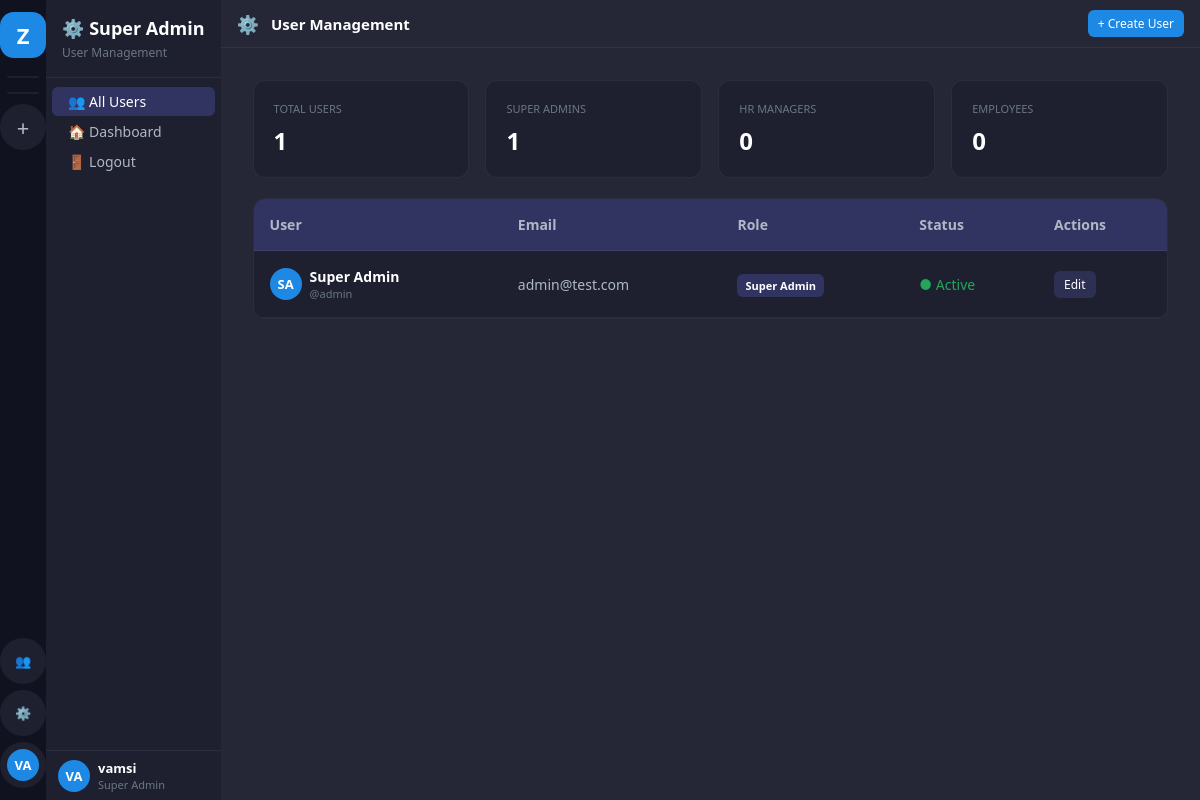
/super-admin/users/ (signed in), run on an earlier commit of the app's database.
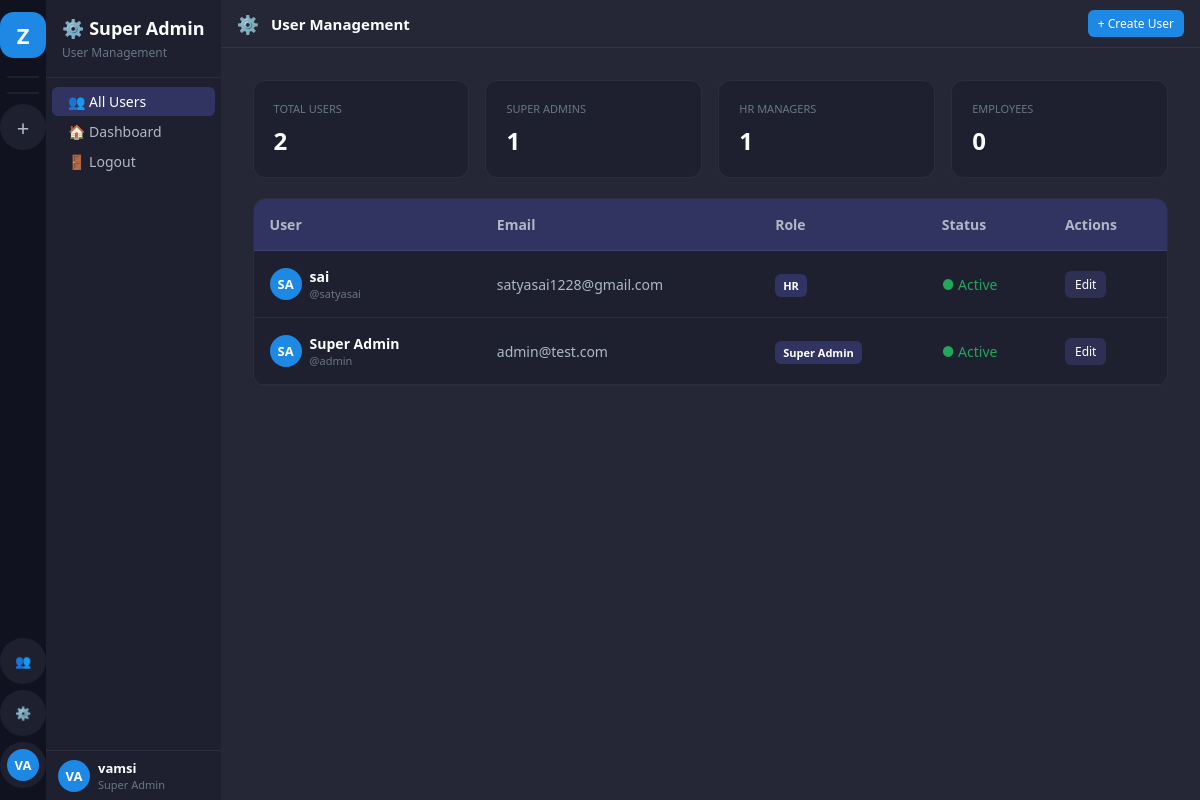
And on a later commit of the database.
### accounts/models.py (models this page shows, shortened)
class User(AbstractUser):
    ROLE_CHOICES = [
        ('super_admin', 'Super Admin'),
        ('hr', 'HR'),
        ('employee', 'Employee'),
    ]
    STATUS_CHOICES = [
        ('online', 'Online'),
        ('offline', 'Offline'),
        ('busy', 'Busy'),
        ('away', 'Away'),
    ]
    display_name = models.CharField(max_length=100, blank=True)
    avatar = models.ImageField(upload_to='avatars/', null=True, blank=True)
    is_super_admin = models.BooleanField(default=False)  # Legacy, kept for compatibility
    role = models.CharField(max_length=20, default='employee', choices=ROLE_CHOICES)
    status = models.CharField(max_length=20, default='offline', choices=STATUS_CHOICES)
    bio = models.TextField(blank=True)
    phone = models.CharField(max_length=20, blank=True)
    created_by = models.ForeignKey('self', on_delete=models.SET_NULL, null=True, blank=True, related_name='created_users')
    class Meta:
        db_table = 'zc_users'
    def get_display_name(self):
        return self.display_name or self.get_full_name() or self.username
    def get_initials(self):
        name = self.get_display_name()
        parts = name.split()
        if len(parts) >= 2:
            return (parts[0][0] + parts[1][0]).upper()
        return name[:2].upper() if name else 'U'
    def is_super_admin_user(self):
        return self.role == 'super_admin' or self.is_super_admin

### accounts/views.py (the view, shortened to what this page needs)
# urls.py: path('super-admin/users/', views.super_admin_users, name='super_admin_users'),
@login_required
def super_admin_users(request):
    if not request.user.is_super_admin_user():
        return redirect('dashboard')
    all_users = User.objects.exclude(id=request.user.id).order_by('-date_joined')
    super_admins = all_users.filter(role='super_admin').count()
    hrs = all_users.filter(role='hr').count()
    employees = all_users.filter(role='employee').count()
    return render(request, 'admin_panel/super_admin_users.html', {
        'users': all_users,
        'super_admins': super_admins,
        'hrs': hrs,
        'employees': employees,
    })

### templates/admin_panel/super_admin_users.html (shortened to what this page needs)
{% extends 'base.html' %}
{% block sidebar %}
<nav class="sidebar-channels">
  <div class="sc-header">
    <h2>⚙️ Super Admin</h2>
    <p>User Management</p>
  </div>
  <div class="sc-body">
    <div class="sc-section">
      <a href="{% url 'super_admin_users' %}" class="ch-item active">
        <span>👥 All Users</span>
      </a>
      <a href="{% url 'dashboard' %}" class="ch-item">
        <span>🏠 Dashboard</span>
      </a>
      <a href="{% url 'logout' %}" class="ch-item">
        <span>🚪 Logout</span>
      </a>
    </div>
  </div>
  <div class="sc-userbar">
    <div class="avatar-wrap">
      <div class="avatar avatar-32" style="background:var(--accent)">{{ user.get_initials }}</div>
    </div>
    <div style="flex:1;min-width:0">
      <div class="ub-name">{{ user.get_display_name }}</div>
      <div class="ub-tag">Super Admin</div>
    </div>
  </div>
</nav>
{% endblock %}
{% block content %}
<div class="content-header">
  <span class="ch-icon-lg">⚙️</span>
  <h3>User Management</h3>
  <div class="header-actions">
    <button class="btn btn-primary btn-sm" onclick="openModal('create-user-modal')">
      + Create User
    </button>
  </div>
</div>
<div class="dashboard-content">
  <div class="d-grid mb-5" style="grid-template-columns: repeat(auto-fit, minmax(200px, 1fr)); gap: 16px;">
    <div class="bg-sidebar-r p-5 rounded-lg border">
      <div class="text-xs uppercase text-3 mb-2">Total Users</div>
      <div class="text-3xl fw-bold">{{ users.count }}</div>
    </div>
    <div class="bg-sidebar-r p-5 rounded-lg border">
      <div class="text-xs uppercase text-3 mb-2">Super Admins</div>
      <div class="text-3xl fw-bold">{{ super_admins }}</div>
    </div>
    <div class="bg-sidebar-r p-5 rounded-lg border">
      <div class="text-xs uppercase text-3 mb-2">HR Managers</div>
      <div class="text-3xl fw-bold">{{ hrs }}</div>
    </div>
    <div class="bg-sidebar-r p-5 rounded-lg border">
      <div class="text-xs uppercase text-3 mb-2">Employees</div>
      <div class="text-3xl fw-bold">{{ employees }}</div>
    </div>
  </div>
  <div class="bg-sidebar-r rounded-lg overflow-hidden border">
    <table class="w-full" style="border-collapse: collapse;">
      <thead>
        <tr class="bg-active border-b">
          <th class="p-4 text-left fw-600 text-2">User</th>
          <th class="p-4 text-left fw-600 text-2">Email</th>
          <th class="p-4 text-left fw-600 text-2">Role</th>
          <th class="p-4 text-left fw-600 text-2">Status</th>
          <th class="p-4 text-left fw-600 text-2">Actions</th>
        </tr>
      </thead>
      <tbody>
        {% for user in users %}
        <tr class="border-b">
          <td class="p-4">
            <div class="d-flex align-center gap-2">
              <div class="avatar avatar-32" style="background: var(--accent);">{{ user.get_initials }}</div>
              <div>
                <div class="fw-600">{{ user.get_display_name }}</div>
                <div class="text-xs text-3">@{{ user.username }}</div>
              </div>
            </div>
          </td>
          <td class="p-4 text-2">{{ user.email }}</td>
          <td class="p-4">
            <span class="bg-active px-2 py-1 rounded text-xs fw-600">
              {{ user.get_role_display }}
            </span>
          </td>
          <td class="p-4">
            {% if user.is_active %}
            <span class="text-success">● Active</span>
            {% else %}
            <span class="text-danger">● Inactive</span>
            {% endif %}
          </td>
          <td class="p-4">
            <button class="btn btn-sm btn-secondary" onclick="editUser({{ user.id }})">Edit</button>
          </td>
        </tr>
        {% empty %}
        <tr>
          <td colspan="5" class="p-6 text-center text-3">No users found</td>
        </tr>
        {% endfor %}
      </tbody>
    </table>
  </div>
</div>
{% endblock %}

What changed in the data, as far as the page shows it:
added User: get_initials "SA", get_display_name "sai", username "satyasai", email "satyasai1228@gmail.com", role "HR", is_active "● Active"
Also different on the page:
{{ users.count }}: "1" → "2"
{{ hrs }}: "0" → "1"
